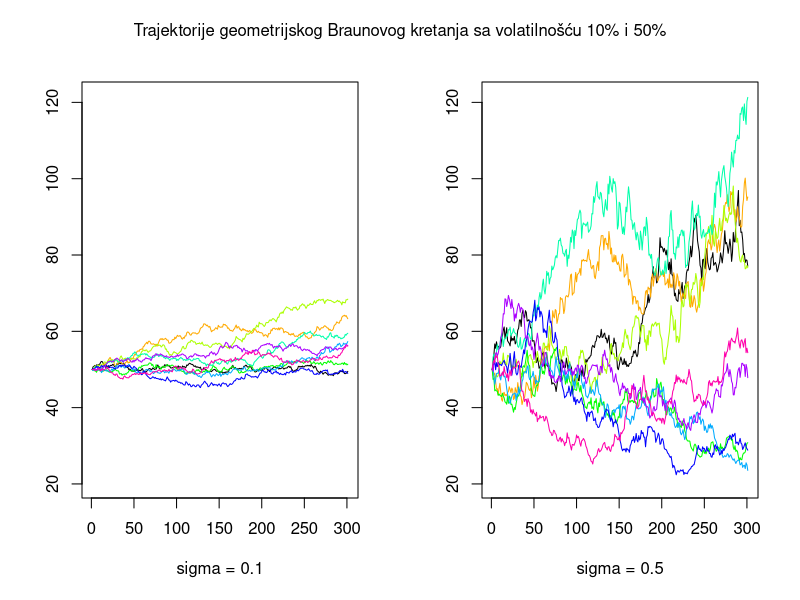

The R source for this figure:
#' Funkcija kojom se generiše geometrijsko Braunovo kretanje.
#' @description Izbjegava se korišćenje ugnježđenih for petlji,
#' funkcija je vektorizovana. 
#' 
#' Generišu se logaritmi priraštaja, odnosno razlike logaritama cijena akcija.
#' 
#' Povratna vrijednost funkcije je matrica čija svaka vrsta predstavlja
#' jednu trajektoriju geometrijskog Braunovog kretanja.
#'
#' @param S_0 numeric. Početna cijena akcije
#' @param r numeric. Bezrizična kamatna stopa
#' @param sigma numeric. Volatilnost akcije
#' @param n numeric. Broj vremenskih intervala kojima diskretizujemo proces,
#' odnosno broj koraka
#' @param N numeric. Broj trajektorija geometrijskog Braunovog kretanja 
#'
#' @return Matrica trajektorija
#'
#' @examples
#' putanja <- GBM_v(100,0.05,0.3,1,100,1)
GBM_v <- function(S_0, r, sigma, T, n, N) {
  # podjela vremenskog intervala
  delta_t <- T / n
  
  # izračunavamo unaprijed poznate konstante
  c_1 <- (r - (sigma ^ 2 / 2)) * delta_t
  c_2 <- sqrt(delta_t) * sigma
  
  # matrica u kojoj smještamo slučajne veličine iz normalne raspodjele
  norm <- matrix(rnorm(n * N, c_1, c_2), nrow = N, ncol = n)
  
  # kreiramo novu matricu u koju je dodata kolona početnih vrijednosti cijene
  log_prirastaj <- cbind(log(S_0), norm)
  
  # računamo kumulativnu sumu vrijednosti matrice log_prirastaj za svaku vrstu
  # kako funkcija apply za argument MARGIN=1 računa kumulativnu sumu svake vrste
  # po kolonama i smješta vrijednosti u matricu log_putanja po vrstama obrnu se
  # dimenzije početne matrice
  # potrebno je transponovati dobijenu matricu kako bismo dobili matricu u kojoj 
  # svaka vrsta predstavlja jednu trajektoriju geometrijskog Braunovog kretanja
  log_putanja <- t(apply(log_prirastaj, 1, cumsum))
  return (exp(log_putanja))
}

# primjer generisanja putanja i grafička reprezentacija
set.seed(7)
putanje1 <- GBM_v(50, 0.1, 0.1, 1, 300, 10)
putanje2 <- GBM_v(50, 0.1, 0.5, 1, 300, 10)
boje <- rainbow(9)
par(mfrow = c(1, 2))
x <- c(1:301)
y_granice <- c(min(min(putanje1), min(putanje2)),
               max(max(putanje1), max(putanje2)))
plot(x, putanje1[1, ], ylim = y_granice, type = 'l', 
     xlab = "sigma = 0.1", ylab = "", lty = 1)
for (i in 2:10)
  lines(x, putanje1[i, ], col = boje[i])
plot(x, putanje2[1, ], ylim = y_granice, type = 'l', 
     xlab = "sigma = 0.5", ylab = "", lty = 1)
for (i in 2:10)
  lines(x, putanje2[i, ], col = boje[i])
mtext("Trajektorije geometrijskog Braunovog kretanja sa volatilnošću 10% i 50%",
      side = 3, line = -2, outer = TRUE)
